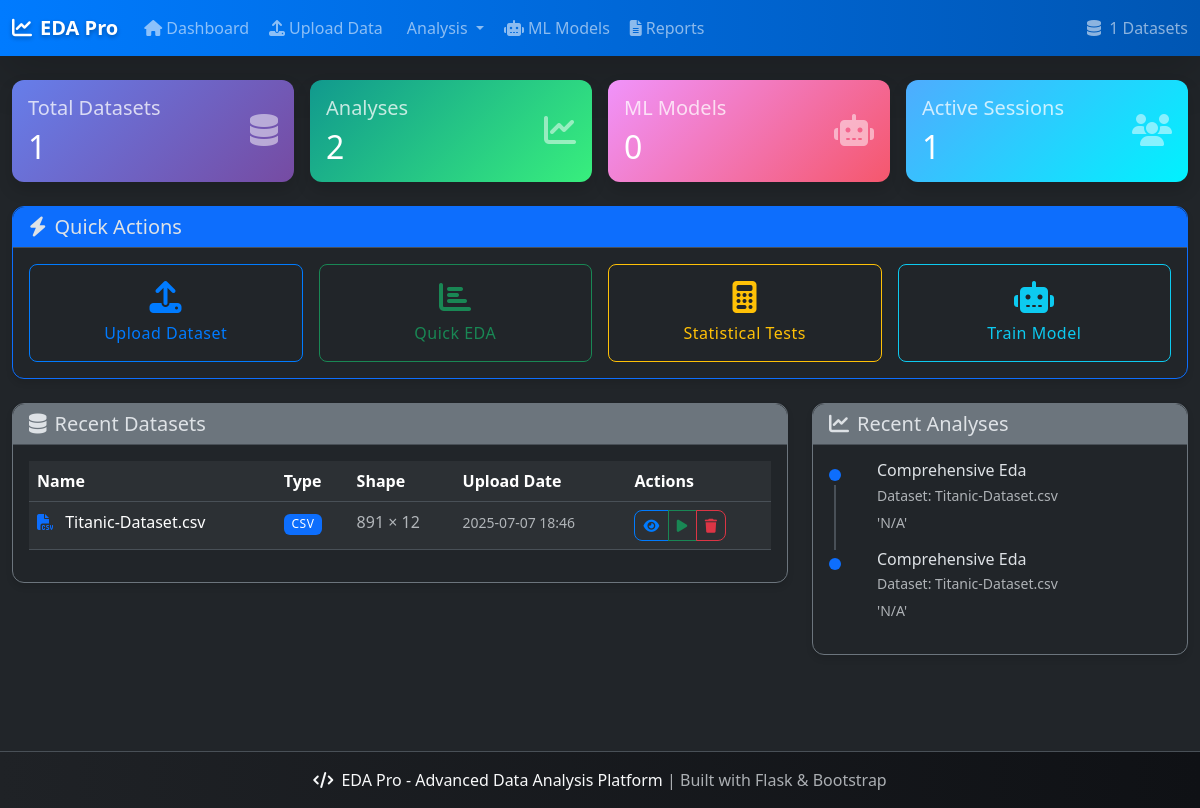
The page / on the database its author committed.
### models.py (models this page shows, shortened)
class Dataset(db.Model):
    id = db.Column(db.Integer, primary_key=True)
    filename = db.Column(db.String(255), nullable=False)
    file_path = db.Column(db.String(500), nullable=False)
    file_type = db.Column(db.String(50), nullable=False)
    upload_date = db.Column(db.DateTime, default=datetime.utcnow)
    shape_rows = db.Column(db.Integer)
    shape_cols = db.Column(db.Integer)
    memory_usage = db.Column(db.Float)
    column_info = db.Column(db.Text)  # JSON string of column metadata
    def get_column_info(self):
        if self.column_info:
            return json.loads(self.column_info)
        return {}
    def to_dict(self):
        return {
            'id': self.id,
            'filename': self.filename,
            'file_type': self.file_type,
            'upload_date': self.upload_date.isoformat() if self.upload_date else None,
            'shape_rows': self.shape_rows,
            'shape_cols': self.shape_cols,
            'memory_usage': self.memory_usage,
            'column_info': self.get_column_info()
        }

class Analysis(db.Model):
    id = db.Column(db.Integer, primary_key=True)
    dataset_id = db.Column(db.Integer, db.ForeignKey('dataset.id'), nullable=False)
    analysis_type = db.Column(db.String(100), nullable=False)  # 'eda', 'statistical_test', 'ml_model'
    results = db.Column(db.Text)  # JSON string of analysis results
    created_date = db.Column(db.DateTime, default=datetime.utcnow)
    dataset = db.relationship('Dataset', backref=db.backref('analyses', lazy=True))
    def get_results(self):
        if self.results:
            return json.loads(self.results)
        return {}
    def to_dict(self):
        return {
            'id': self.id,
            'dataset_id': self.dataset_id,
            'analysis_type': self.analysis_type,
            'created_date': self.created_date.isoformat() if self.created_date else None,
            'results': self.get_results(),
            'dataset': {
                'filename': self.dataset.filename if self.dataset else 'Unknown'
            }
        }

### routes/main.py (the view)
@main_bp.route('/')
def index():
    recent_datasets = Dataset.query.order_by(Dataset.upload_date.desc()).limit(5).all()
    recent_analyses = Analysis.query.order_by(Analysis.created_date.desc()).limit(10).all()
    total_datasets = Dataset.query.count()
    total_analyses = Analysis.query.count()
    total_models = ModelTraining.query.count()
    stats = {
        'total_datasets': total_datasets,
        'total_analyses': total_analyses,
        'total_models': total_models
    }
    datasets_data = [dataset.to_dict() for dataset in recent_datasets]
    analyses_data = [analysis.to_dict() for analysis in recent_analyses]
    return render_template('index.html',
                         recent_datasets=datasets_data,
                         recent_analyses=analyses_data,
                         stats=stats)

### templates/index.html (shortened to what this page needs)
{% extends "base.html" %}
{% block content %}
<div class="row">
    <div class="col-12 mb-4">
        <div class="row g-3">
            <div class="col-md-3">
                <div class="card bg-gradient-primary border-0 shadow">
                    <div class="card-body">
                        <div class="row align-items-center">
                            <div class="col">
                                <h5 class="card-title text-white opacity-75">Total Datasets</h5>
                                <h2 class="text-white mb-0">{{ stats.total_datasets }}</h2>
                            </div>
                            <div class="col-auto">
                                <i class="fas fa-database fa-2x text-white opacity-50"></i>
                            </div>
                        </div>
                    </div>
                </div>
            </div>
            <div class="col-md-3">
                <div class="card bg-gradient-success border-0 shadow">
                    <div class="card-body">
                        <div class="row align-items-center">
                            <div class="col">
                                <h5 class="card-title text-white opacity-75">Analyses</h5>
                                <h2 class="text-white mb-0">{{ stats.total_analyses }}</h2>
                            </div>
                            <div class="col-auto">
                                <i class="fas fa-chart-line fa-2x text-white opacity-50"></i>
                            </div>
                        </div>
                    </div>
                </div>
            </div>
            <div class="col-md-3">
                <div class="card bg-gradient-warning border-0 shadow">
                    <div class="card-body">
                        <div class="row align-items-center">
                            <div class="col">
                                <h5 class="card-title text-white opacity-75">ML Models</h5>
                                <h2 class="text-white mb-0">{{ stats.total_models }}</h2>
                            </div>
                            <div class="col-auto">
                                <i class="fas fa-robot fa-2x text-white opacity-50"></i>
                            </div>
                        </div>
                    </div>
                </div>
            </div>
            <div class="col-md-3">
                <div class="card bg-gradient-info border-0 shadow">
                    <div class="card-body">
                        <div class="row align-items-center">
                            <div class="col">
                                <h5 class="card-title text-white opacity-75">Active Sessions</h5>
                                <h2 class="text-white mb-0" id="active-sessions">1</h2>
                            </div>
                            <div class="col-auto">
                                <i class="fas fa-users fa-2x text-white opacity-50"></i>
                            </div>
                        </div>
                    </div>
                </div>
            </div>
        </div>
    </div>
    <div class="col-12 mb-4">
        <div class="card bg-dark border-primary">
            <div class="card-header bg-primary">
                <h5 class="card-title mb-0">
                    <i class="fas fa-bolt me-2"></i>Quick Actions
                </h5>
            </div>
            <div class="card-body">
                <div class="row g-3">
                    <div class="col-md-6 col-lg-3">
                        <a href="{{ url_for('upload.upload_page') }}" class="btn btn-outline-primary w-100 py-3">
                            <i class="fas fa-upload fa-2x d-block mb-2"></i>
                            Upload Dataset
                        </a>
                    </div>
                    <div class="col-md-6 col-lg-3">
                        <button class="btn btn-outline-success w-100 py-3" onclick="quickEDA()">
                            <i class="fas fa-chart-bar fa-2x d-block mb-2"></i>
                            Quick EDA
                        </button>
                    </div>
                    <div class="col-md-6 col-lg-3">
                        <button class="btn btn-outline-warning w-100 py-3" onclick="quickStats()">
                            <i class="fas fa-calculator fa-2x d-block mb-2"></i>
                            Statistical Tests
                        </button>
                    </div>
                    <div class="col-md-6 col-lg-3">
                        <button class="btn btn-outline-info w-100 py-3" onclick="quickML()">
                            <i class="fas fa-robot fa-2x d-block mb-2"></i>
                            Train Model
                        </button>
                    </div>
                </div>
            </div>
        </div>
    </div>
    <div class="col-lg-8 mb-4">
        <div class="card bg-dark border-secondary">
            <div class="card-header bg-secondary">
                <h5 class="card-title mb-0">
                    <i class="fas fa-database me-2"></i>Recent Datasets
                </h5>
            </div>
            <div class="card-body">
                {% if recent_datasets %}
                    <div class="table-responsive">
                        <table class="table table-dark table-hover">
                            <thead>
                                <tr>
                                    <th>Name</th>
                                    <th>Type</th>
                                    <th>Shape</th>
                                    <th>Upload Date</th>
                                    <th>Actions</th>
                                </tr>
                            </thead>
                            <tbody>
                                {% for dataset in recent_datasets %}
                                <tr>
                                    <td>
                                        <i class="fas fa-file-csv me-2 text-primary"></i>
                                        {{ dataset.filename }}
                                    </td>
                                    <td>
                                        <span class="badge bg-primary">{{ dataset.file_type.upper() }}</span>
                                    </td>
                                    <td>
                                        <span class="text-muted">{{ dataset.shape_rows }} × {{ dataset.shape_cols }}</span>
                                    </td>
                                    <td>
                                        <small class="text-muted">
                                            {% if dataset.upload_date  %}
                                                {% if dataset.upload_date is string %}
                                                    {{ dataset.upload_date[:16].replace('T', ' ') }}
                                                {% else %}
                                                    {{ dataset.upload_date.strftime('%Y-%m-%d %H:%M') }}
                                                {% endif %}
                                            {% else %}
                                                'N/A'
                                            {% endif %}
                                        </small>
                                    </td>
                                    <td>
                                        <div class="btn-group btn-group-sm">
                                            <a href="{{ url_for('analysis.dataset_overview', dataset_id=dataset.id) }}"
                                               class="btn btn-outline-primary btn-sm">
                                                <i class="fas fa-eye"></i>
                                            </a>
                                            <button class="btn btn-outline-success btn-sm"
                                                    onclick="startAnalysis({{ dataset.id }})">
                                                <i class="fas fa-play"></i>
                                            </button>
                                            <button class="btn btn-outline-danger btn-sm"
                                                    onclick="deleteDataset({{ dataset.id }})">
                                                <i class="fas fa-trash"></i>
                                            </button>
                                        </div>
                                    </td>
                                </tr>
                                {% endfor %}
                            </tbody>
                        </table>
                    </div>
                {% endif %}
            </div>
        </div>
    </div>
    <div class="col-lg-4 mb-4">
        <div class="card bg-dark border-secondary">
            <div class="card-header bg-secondary">
                <h5 class="card-title mb-0">
                    <i class="fas fa-chart-line me-2"></i>Recent Analyses
                </h5>
            </div>
            <div class="card-body">
                {% if recent_analyses %}
                    <div class="timeline">
                        {% for analysis in recent_analyses %}
                        <div class="timeline-item mb-3">
                            <div class="d-flex">
                                <div class="flex-shrink-0">
                                    <div class="timeline-marker bg-primary"></div>
                                </div>
                                <div class="flex-grow-1 ms-3">
                                    <h6 class="mb-1">{{ analysis.analysis_type.replace('_', ' ').title() }}</h6>
                                    <p class="mb-1 text-muted small">
                                        Dataset: {{ analysis.dataset.filename }}
                                    </p>
                                    <small class="text-muted">
                                        {% if analysis.created_at %}
                                            {% if analysis.created_at is string %}
                                                {{ analysis.created_at[:16].replace('T', ' ') }}
                                            {% else %}
                                                {{ analysis.created_at.strftime('%Y-%m-%d %H:%M') }}
                                            {% endif %}
                                        {% else %}
                                            'N/A'
                                        {% endif %}
                                    </small>
                                </div>
                            </div>
                        </div>
                        {% endfor %}
                    </div>
                {% else %}
                    <div class="text-center py-4">
                        <i class="fas fa-chart-line fa-2x text-muted mb-2"></i>
                        <p class="text-muted mb-0">No analyses yet</p>
                    </div>
                {% endif %}
            </div>
        </div>
    </div>
</div>
{% endblock %}

### rows shown on the page
Dataset: filename "Titanic-Dataset.csv", file_type "CSV", shape_rows "891", shape_cols "12", upload_date "2025-07-07 18:46"
Analysis: analysis_type.replace "Comprehensive Eda", dataset.filename "Titanic-Dataset.csv"
Analysis: analysis_type.replace "Comprehensive Eda", dataset.filename "Titanic-Dataset.csv"

### other values the page prints
{{ stats.total_datasets }} "1"
{{ stats.total_analyses }} "2"
{{ stats.total_models }} "0"
